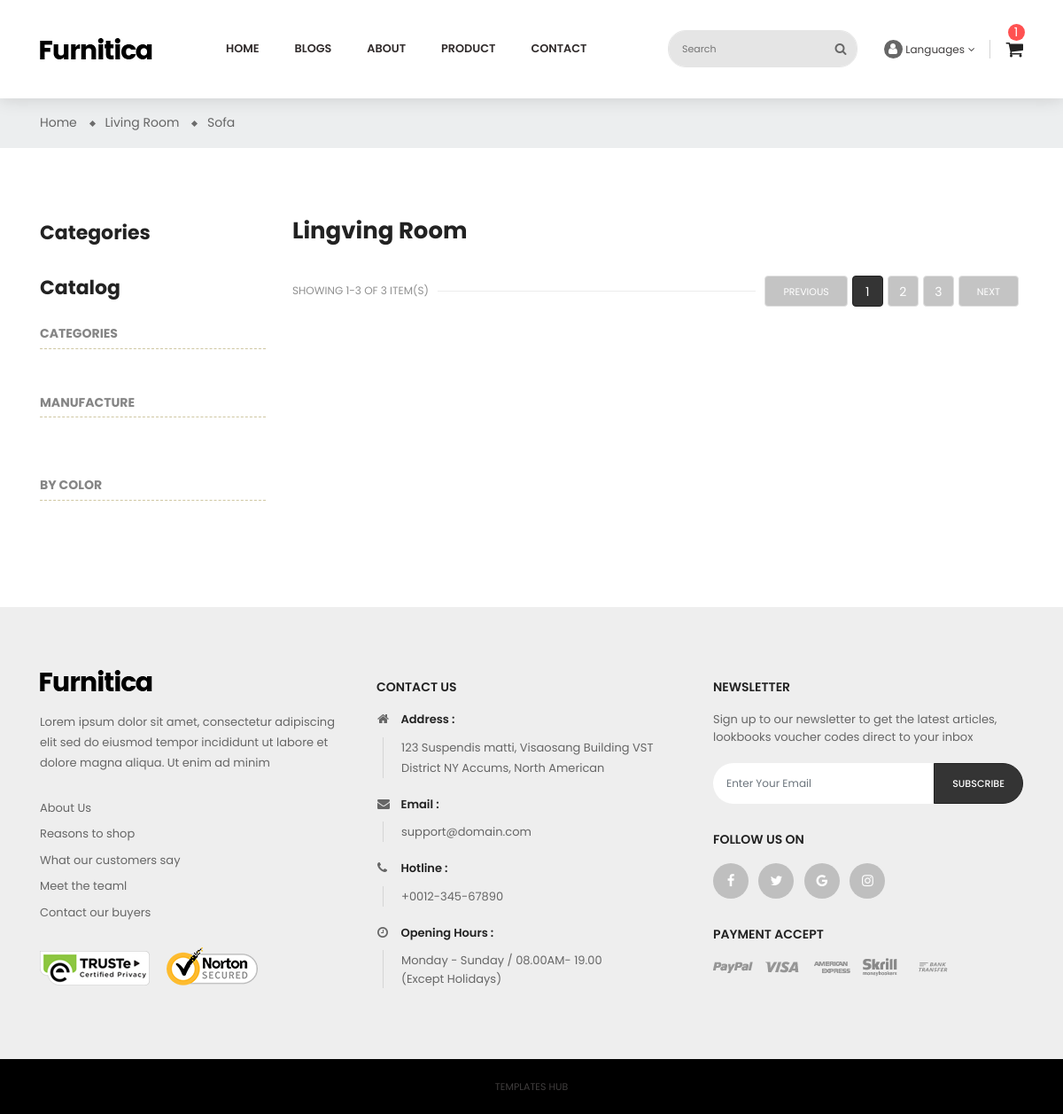
The page /en/products/ on the database as committed earlier.
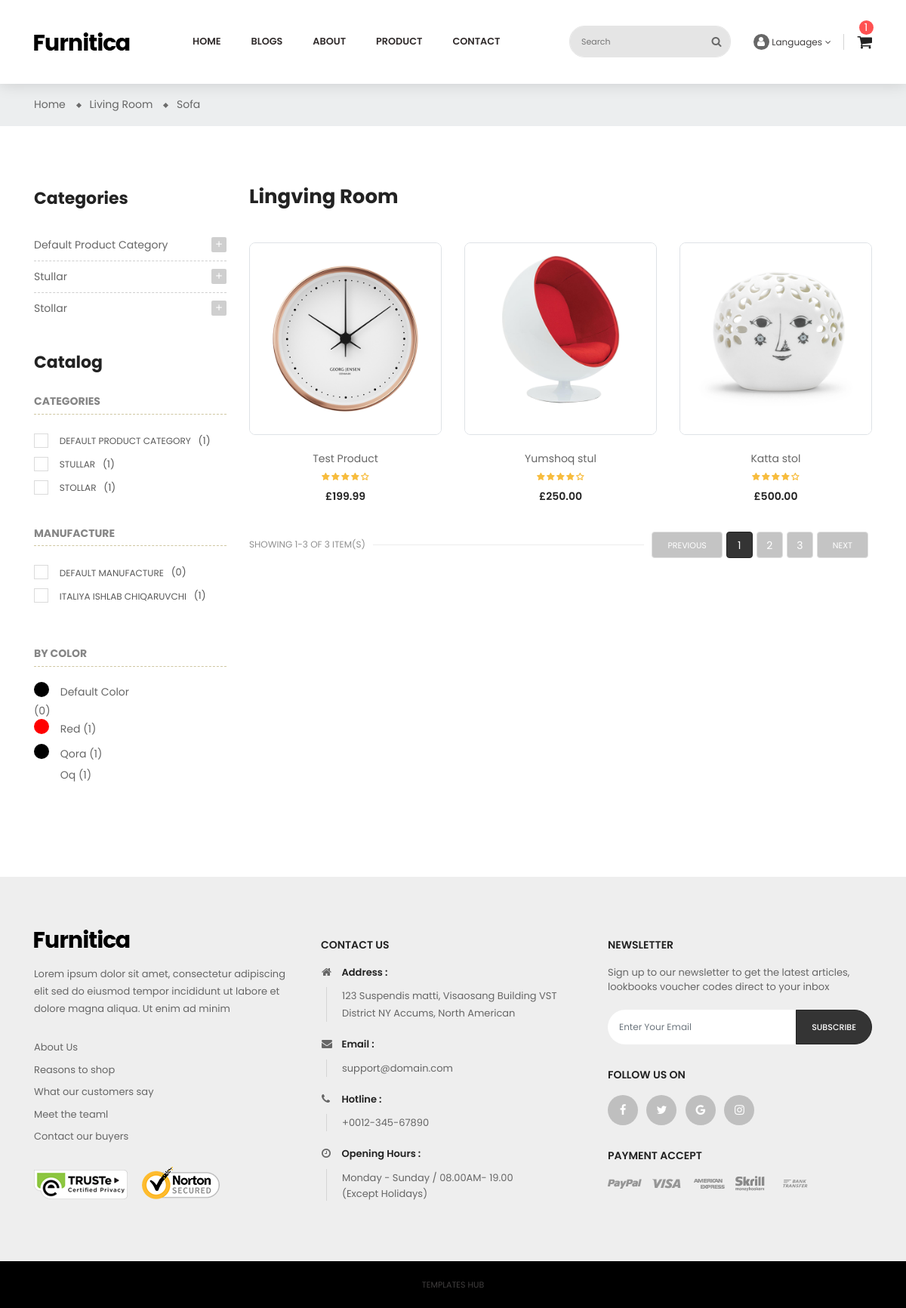
The same page on the database as committed later.
### apps/products/models.py (models this page shows, shortened)
class ProductCategory(BaseModel):
    title = models.CharField(max_length=128)
    class Meta:
        verbose_name = 'product category'
        verbose_name_plural = 'product categories'

class ProductCatalog(models.Model):
    CATEGORY = "category"
    MANUFACTURE = "manufacture"
    TYPE_CHOICES = [
        (CATEGORY, "Category"),
        (MANUFACTURE, "Manufacture"),
    ]
    title = models.CharField(max_length=128)
    type = models.CharField(max_length=20, choices=TYPE_CHOICES)
    class Meta:
        verbose_name = 'product catalog'
        verbose_name_plural = 'product catalogs'

class ProductColor(models.Model):
    title = models.CharField(max_length=128)
    code = models.CharField(max_length=6)
    class Meta:
        verbose_name = 'product color'
        verbose_name_plural = 'product colors'

class ProductModel(BaseModel):
    title = models.CharField(max_length=100)
    short_description = models.TextField()
    long_description = models.TextField()
    image = models.ImageField(upload_to='products/', null=True, blank=True)
    categories = models.ManyToManyField(ProductCategory, related_name='products')
    catalog = models.ForeignKey(ProductCatalog, on_delete=models.CASCADE, related_name='products')
    price = models.DecimalField(max_digits=10, decimal_places=2)
    discount = models.PositiveSmallIntegerField(
        null=True, blank=True,
        validators=[MaxValueValidator(100), MinValueValidator(1)]
    )
    class Meta:
        verbose_name = 'product'
        verbose_name_plural = 'products'

### apps/products/views.py (the view)
# urls.py: path('', products_page_view, name='product')
def products_page_view(request):
    categories = ProductCategory.objects.all()
    manufactures = ProductCatalog.objects.filter(type=ProductCatalog.MANUFACTURE)
    category = ProductCatalog.objects.filter(type=ProductCatalog.CATEGORY)
    colors = ProductColor.objects.all()
    products = ProductModel.objects.all()
    cat_id = request.GET.get('cat')
    color_id = request.GET.get('color')
    category_id = request.GET.get('category')
    manufacture_id = request.GET.get('manufacture')
    q = request.GET.get('q')
    if cat_id:
        products.filter(categories=cat_id)
    if color_id:
        products.filter(categories=color_id)
    if category_id:
        products.filter(categories=category_id)
    if manufacture_id:
        products.filter(categories=manufacture_id)
    if q:
        products.filter(title__icontains=q)
    context = {
        "categories": categories,
        "category": category,
        "manufactures": manufactures,
        "colors": colors,
        "products": products,
    }
    return render(request, 'products/product.html', context)

### templates/products/product.html (shortened to what this page needs)
{% extends 'layout/base.html' %}
{% load static %}
{% block body-params %}id="product-sidebar-left" class="product-grid-sidebar-left"{% endblock %}
{% block content %}
    <div class="main-content">
        <div id="wrapper-site">
            <div id="content-wrapper" class="full-width">
                <div id="main">
                    <div class="page-home">
                        <nav class="breadcrumb-bg">
                            <div class="container no-index">
                                <div class="breadcrumb">
                                    <ol>
                                        <li>
                                            <a href="#">
                                                <span>Home</span>
                                            </a>
                                        </li>
                                        <li>
                                            <a href="#">
                                                <span>Living Room</span>
                                            </a>
                                        </li>
                                        <li>
                                            <a href="#">
                                                <span>Sofa</span>
                                            </a>
                                        </li>
                                    </ol>
                                </div>
                            </div>
                        </nav>
                        <div class="container">
                            <div class="content">
                                <div class="row">
                                    <div class="sidebar-3 sidebar-collection col-lg-3 col-md-4 col-sm-4">
                                        <div class="sidebar-block">
                                            <div class="title-block">Categories</div>
                                            <div class="block-content">
                                                {% for category in categories %}
                                                <div class="cateTitle hasSubCategory open level1">
                                                    <span class="arrow collapsed collapse-icons" data-toggle="collapse" data-target="#cat{{ category.id }}" aria-expanded="false" role="status">
                                                        <i class="zmdi zmdi-plus"></i>
                                                    </span>
                                                    <a class="cateItem" onclick="addUrlParameter('category', {{ category.id }})">{{ category.title }}</a>
                                                </div>
                                                {% endfor %}
                                            </div>
                                        </div>
                                        <div class="sidebar-block">
                                            <div class="title-block">Catalog</div>
                                            <div class="new-item-content">
                                                <h3 class="title-product">Categories</h3>
                                                <ul class="scroll-product">
                                                    {% for cat in categories %}
                                                    <li>
                                                        <label class="check">
                                                            <span class="checkmark"></span>
                                                        </label>
                                                        <a onclick="addUrlParameter('cat', {{ cat.id }})">
                                                            <b>{{ cat.title }}</b>
                                                            <span class="quantity">({{ cat.products.count }})</span>
                                                        </a>
                                                    </li>
                                                    {% endfor %}
                                                </ul>
                                            </div>
                                            <div class="new-item-content">
                                                <h3 class="title-product">Manufacture</h3>
                                                <ul class="scroll-product">
                                                    {% for manu in manufactures %}
                                                    <li>
                                                        <label class="check">
                                                            <span class="checkmark"></span>
                                                        </label>
                                                        <a onclick="addUrlParameter('menu', {{ menu.id }})">
                                                            <b>{{ manu.title }}</b>
                                                            <span class="quantity">({{ manu.products.count }})</span>
                                                        </a>
                                                    </li>
                                                    {% endfor %}
                                                </ul>
                                            </div>
                                            <div class="sidebar-block by-color">
                                                <h3 class="title-product">By Color</h3>
                                                <div>
                                                    {% for color in colors %}
                                                    <span class="left">
                                                        <label style="background-color:#{{ color.code }}; width:20px; height:20px; display:inline-block; border-radius:50%;"></label>
                                                        <a onclick="addUrlParameter('color', {{ color.id }})">
                                                            <span>{{ color.title }}
                                                                <span>({{ color.products_quantity.count }})</span>
                                                            </span>
                                                        </a>
                                                    </span>
                                                    {% if forloop.counter|divisibleby:2 %}
                                                    </div><div>
                                                    {% endif %}
                                                    {% endfor %}
                                                </div>
                                            </div>
                                        </div>
                                    </div>
                                    <div class="col-sm-8 col-lg-9 col-md-8 product-container">
                                        <h1>Lingving Room</h1>
                                        <div class="tab-content product-items">
                                            <div id="grid" class="related tab-pane fade in active show">
                                                <div class="row">
                                                    {% for product in products %}
                                                    <div class="item text-center col-md-4">
                                                        <div class="product-miniature js-product-miniature item-one first-item">
                                                            <div class="thumbnail-container border">
                                                                <a href="product-detail.html">
                                                                    <img class="img-fluid image-cover" src="{{ product.image.url }}" alt="img">
                                                                </a>
                                                            </div>
                                                            <div class="product-description">
                                                                <div class="product-groups">
                                                                    <div class="product-title">
                                                                        <a href="product-detail.html">{{ product.title }}</a>
                                                                    </div>
                                                                    <div class="rating">
                                                                        <div class="star-content">
                                                                            <div class="star"></div>
                                                                            <div class="star"></div>
                                                                            <div class="star"></div>
                                                                            <div class="star"></div>
                                                                            <div class="star"></div>
                                                                        </div>
                                                                    </div>
                                                                    <div class="product-group-price">
                                                                        <div class="product-price-and-shipping">
                                                                            <span class="price">£{{ product.price }}</span>
                                                                        </div>
                                                                    </div>
                                                                </div>
                                                                <div class="product-buttons d-flex justify-content-center">
                                                                </div>
                                                            </div>
                                                        </div>
                                                    </div>
                                                    {% endfor %}
                                                </div>
                                            </div>
                                        </div>
                                        <div class="pagination">
                                            <div class="js-product-list-top ">
                                                <div class="d-flex justify-content-around row">
                                                    <div class="showing col col-xs-12">
                                                        <span>SHOWING 1-3 OF 3 ITEM(S)</span>
                                                    </div>
                                                    <div class="page-list col col-xs-12">
                                                        <ul>
                                                            <li>
                                                                <a rel="prev" href="#" class="previous disabled js-search-link">
                                                                    Previous
                                                                </a>
                                                            </li>
                                                            <li class="current active">
                                                                <a rel="nofollow" href="#" class="disabled js-search-link">
                                                                    1
                                                                </a>
                                                            </li>
                                                            <li>
                                                                <a rel="nofollow" href="#" class="disabled js-search-link">
                                                                    2
                                                                </a>
                                                            </li>
                                                            <li>
                                                                <a rel="nofollow" href="#" class="disabled js-search-link">
                                                                    3
                                                                </a>
                                                            </li>
                                                            <li>
                                                                <a rel="next" href="#" class="next disabled js-search-link">
                                                                    Next
                                                                </a>
                                                            </li>
                                                        </ul>
                                                    </div>
                                                </div>
                                            </div>
                                        </div>
                                    </div>
                                </div>
                            </div>
                        </div>
                    </div>
                </div>
            </div>
        </div>
    </div>
{% endblock %}

Rows that differ between the two databases and show on the page:
added ProductCategory: title "Default Product Category", title "DEFAULT PRODUCT CATEGORY", products.count "1"
added ProductCategory: title "Stullar", title "STULLAR", products.count "1"
added ProductCategory: title "Stollar", title "STOLLAR", products.count "1"
added ProductCatalog: title "DEFAULT MANUFACTURE", products.count "0"
added ProductCatalog: title "ITALIYA ISHLAB CHIQARUVCHI", products.count "1"
added ProductColor: title "Default Color", products_quantity.count "0"
added ProductColor: title "Red", products_quantity.count "1"
added ProductColor: title "Qora", products_quantity.count "1"
added ProductColor: title "Oq", products_quantity.count "1"
added ProductModel: image (picture), title "Test Product", price "199.99"
added ProductModel: image (picture), title "Yumshoq stul", price "250.00"
added ProductModel: image (picture), title "Katta stol", price "500.00"
